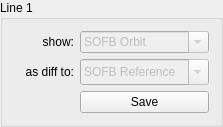
         <widget class="QGroupBox" name="GB_Line1">
          <property name="title">
           <string>Line 1</string>
          </property>
          <layout class="QGridLayout" name="gridLayout_18">
           <item row="6" column="1">
            <widget class="QPushButton" name="PB_Line1Save">
             <property name="sizePolicy">
              <sizepolicy hsizetype="Minimum" vsizetype="Fixed">
               <horstretch>0</horstretch>
               <verstretch>0</verstretch>
              </sizepolicy>
             </property>
             <property name="text">
              <string>Save</string>
             </property>
            </widget>
           </item>
           <item row="0" column="1">
            <widget class="QComboBox" name="CB_Line1Orb">
             <property name="enabled">
              <bool>false</bool>
             </property>
             <property name="sizePolicy">
              <sizepolicy hsizetype="Preferred" vsizetype="Preferred">
               <horstretch>0</horstretch>
               <verstretch>0</verstretch>
              </sizepolicy>
             </property>
             <property name="minimumSize">
              <size>
               <width>0</width>
               <height>0</height>
              </size>
             </property>
             <property name="editable">
              <bool>true</bool>
             </property>
             <item>
              <property name="text">
               <string>SOFB Orbit</string>
              </property>
             </item>
             <item>
              <property name="text">
               <string>Current Raw Orbit</string>
              </property>
             </item>
             <item>
              <property name="text">
               <string>Register 1</string>
              </property>
             </item>
             <item>
              <property name="text">
               <string>Register 2</string>
              </property>
             </item>
             <item>
              <property name="text">
               <string>Register 3</string>
              </property>
             </item>
             <item>
              <property name="text">
               <string>Register 4</string>
              </property>
             </item>
             <item>
              <property name="text">
               <string>Register 5</string>
              </property>
             </item>
             <item>
              <property name="text">
               <string>Register 6</string>
              </property>
             </item>
             <item>
              <property name="text">
               <string>Register 7</string>
              </property>
             </item>
             <item>
              <property name="text">
               <string>Register 8</string>
              </property>
             </item>
             <item>
              <property name="text">
               <string>Register 9</string>
              </property>
             </item>
             <item>
              <property name="text">
               <string>Golden</string>
              </property>
             </item>
             <item>
              <property name="text">
               <string>Zero</string>
              </property>
             </item>
            </widget>
           </item>
           <item row="0" column="0">
            <widget class="QLabel" name="LB_Line1Orb">
             <property name="sizePolicy">
              <sizepolicy hsizetype="Fixed" vsizetype="Preferred">
               <horstretch>0</horstretch>
               <verstretch>0</verstretch>
              </sizepolicy>
             </property>
             <property name="minimumSize">
              <size>
               <width>60</width>
               <height>0</height>
              </size>
             </property>
             <property name="text">
              <string>show:</string>
             </property>
             <property name="alignment">
              <set>Qt::AlignRight|Qt::AlignTrailing|Qt::AlignVCenter</set>
             </property>
            </widget>
           </item>
           <item row="2" column="1" rowspan="3">
            <widget class="QComboBox" name="CB_Line1Ref">
             <property name="enabled">
              <bool>false</bool>
             </property>
             <property name="sizePolicy">
              <sizepolicy hsizetype="Preferred" vsizetype="Preferred">
               <horstretch>0</horstretch>
               <verstretch>0</verstretch>
              </sizepolicy>
             </property>
             <property name="minimumSize">
              <size>
               <width>0</width>
               <height>0</height>
              </size>
             </property>
             <property name="editable">
              <bool>true</bool>
             </property>
             <item>
              <property name="text">
               <string>SOFB Reference</string>
              </property>
             </item>
             <item>
              <property name="text">
               <string>Golden</string>
              </property>
             </item>
             <item>
              <property name="text">
               <string>Register 1</string>
              </property>
             </item>
             <item>
              <property name="text">
               <string>Register 2</string>
              </property>
             </item>
             <item>
              <property name="text">
               <string>Register 3</string>
              </property>
             </item>
             <item>
              <property name="text">
               <string>Register 4</string>
              </property>
             </item>
             <item>
              <property name="text">
               <string>Register 5</string>
              </property>
             </item>
             <item>
              <property name="text">
               <string>Register 6</string>
              </property>
             </item>
             <item>
              <property name="text">
               <string>Register 7</string>
              </property>
             </item>
             <item>
              <property name="text">
               <string>Register 8</string>
              </property>
             </item>
             <item>
              <property name="text">
               <string>Register 9</string>
              </property>
             </item>
            </widget>
           </item>
           <item row="3" column="0">
            <widget class="QLabel" name="LB_Line1Ref">
             <property name="sizePolicy">
              <sizepolicy hsizetype="Fixed" vsizetype="Preferred">
               <horstretch>0</horstretch>
               <verstretch>0</verstretch>
              </sizepolicy>
             </property>
             <property name="minimumSize">
              <size>
               <width>60</width>
               <height>0</height>
              </size>
             </property>
             <property name="text">
              <string>as diff to:</string>
             </property>
             <property name="alignment">
              <set>Qt::AlignRight|Qt::AlignTrailing|Qt::AlignVCenter</set>
             </property>
            </widget>
           </item>
          </layout>
         </widget>
